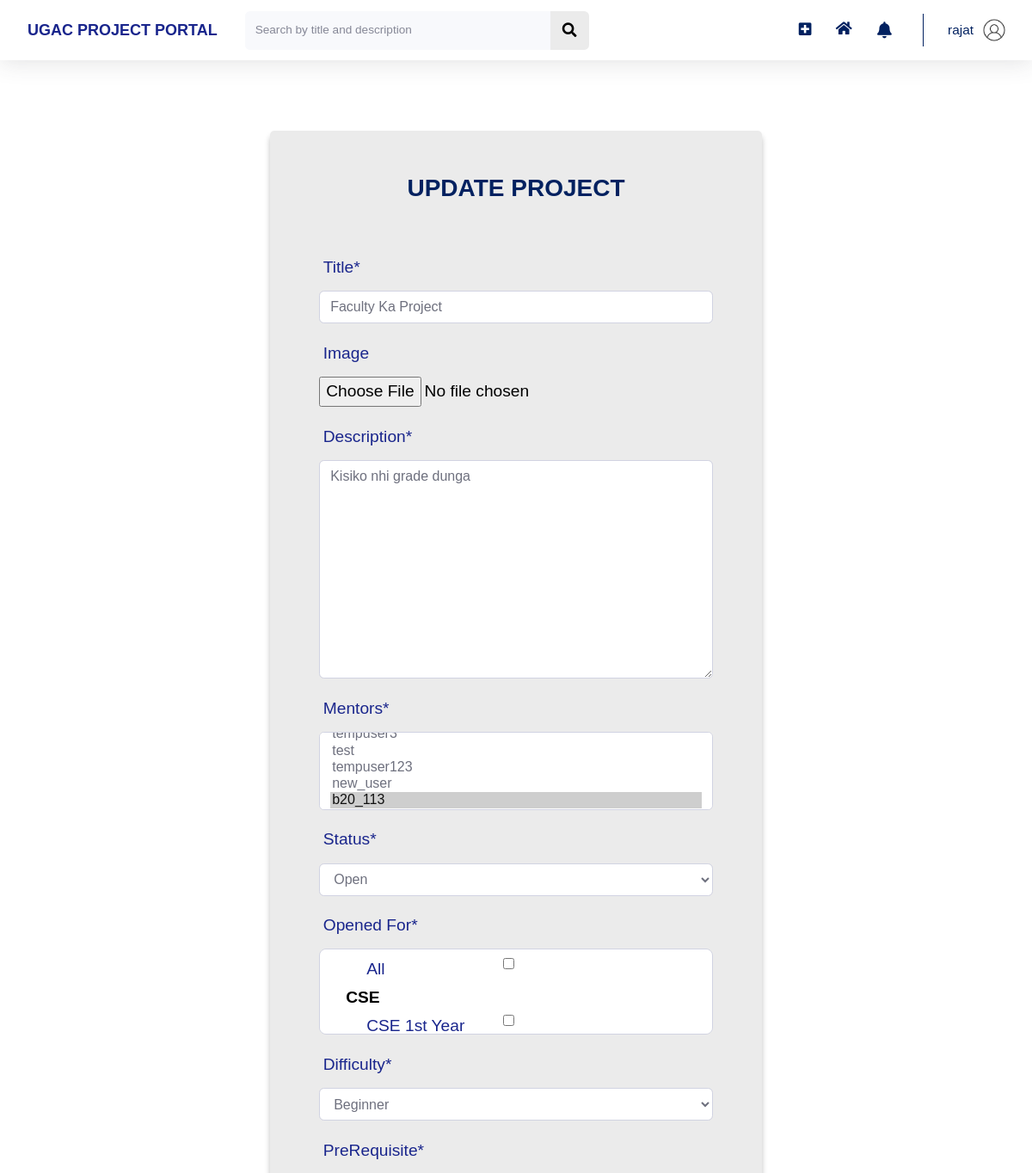
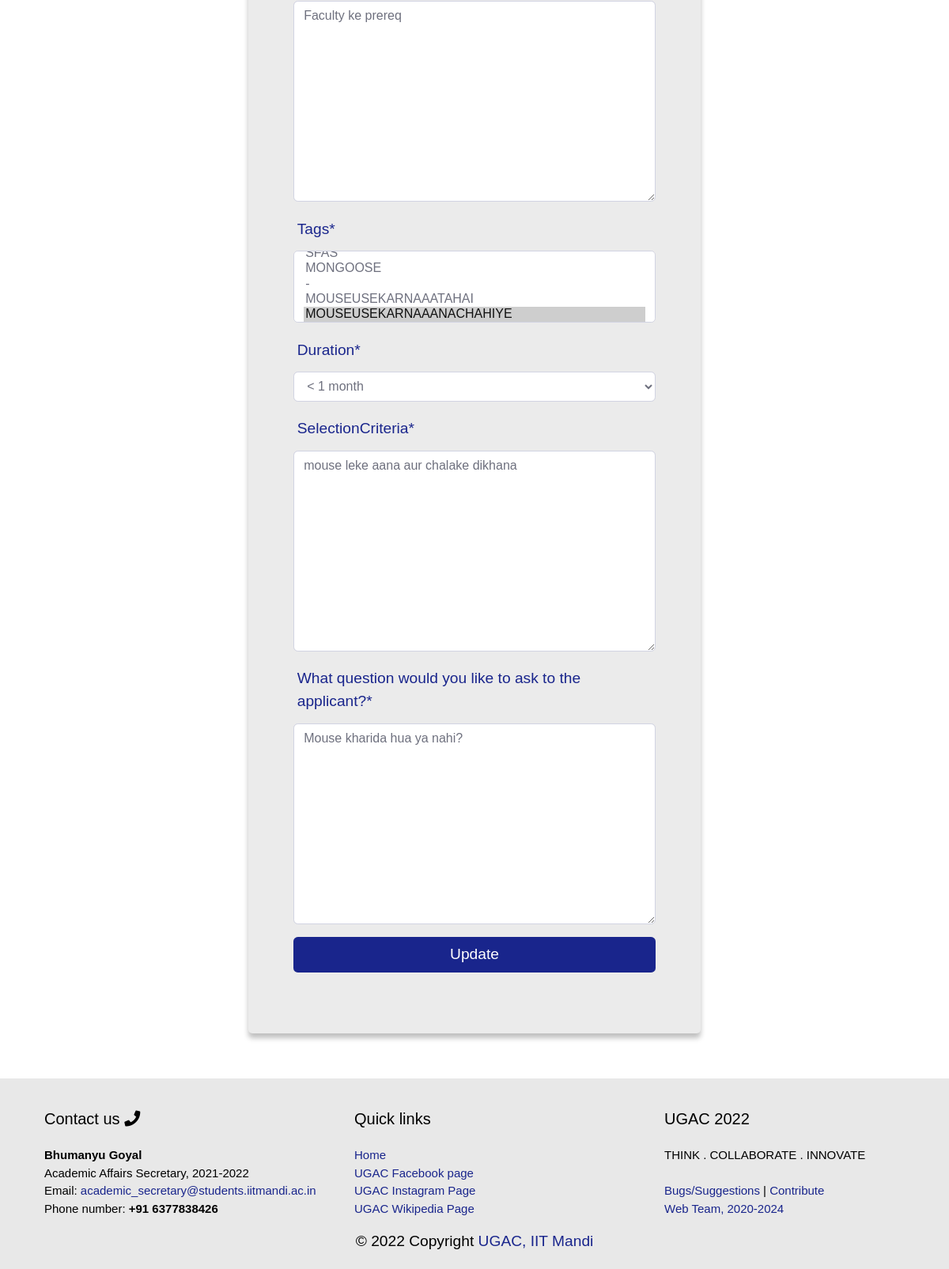
/project/update/?project_id=50 (signed in), run on the app's committed database (2 pictures, top to bottom).
### users/models.py (models this page shows, shortened)
class Profile(models.Model):
    user = models.OneToOneField(User, on_delete=models.CASCADE)
    image = models.ImageField(default = 'default.jpg', upload_to='profile_pics', blank=True, validators=[FileExtensionValidator(allowed_extensions=['png', 'jpg', 'jpeg'])])
    profile_type = models.CharField(max_length=30, choices = YEAR_CHOICES)
    area_of_interest = models.CharField(max_length=100)
    school = models.CharField(max_length=100, choices=SCHOOL_CHOICES)
    rollno = models.CharField(max_length=10)
    year = models.CharField(max_length=30, choices = YEAR_CHOICES)
    branch = models.CharField(max_length=30, choices = BRANCH_CHOICES)
    techskills = models.ManyToManyField(Tag, related_name='techskills')
    starred_projects = models.ManyToManyField(Project, related_name='starred_projects', blank = True)
    liked_projects = models.ManyToManyField(Project, related_name='liked_projects', blank = True)
    cv = models.FileField(upload_to='resumes',validators=[FileExtensionValidator(allowed_extensions=['pdf'])])
    linked_in_link = models.CharField(blank=True, max_length=100)
    portfolio_link = models.CharField(blank=True, max_length=100)
    github_link = models.CharField(blank=True, max_length=100)

### home/models.py (models this page shows, shortened)
class Project(models.Model):
    Title = models.CharField(max_length=100)
    Image = models.ImageField(default = 'images.jpeg', upload_to='project_pics', blank=True, validators=[FileExtensionValidator(allowed_extensions=['png', 'jpg', 'jpeg'])])
    Description = models.TextField()
    FloatedBy = models.ForeignKey(User, on_delete=models.CASCADE,related_name="FloatedBy")
    Mentors = models.ManyToManyField(User,related_name='Mentors')
    Status = models.CharField(max_length=10, choices=STATUS_CHOICES, default='Open')
    OpenedFor = models.CharField(max_length=2000)
    Difficulty = models.CharField(max_length=15, choices=DIFFICULTY_CHOICES, default='Beginner')
    PreRequisite = models.TextField()
    Tags = models.ManyToManyField(Tag, related_name='Tags')
    Duration = models.CharField(max_length=30, choices=DURATION_CHOICES)
    DatePosted = models.DateTimeField(default = timezone.now)
    SelectionCriteria = models.TextField()
    Question = models.TextField()
    AlreadyApplied = models.ManyToManyField(User, related_name='AlreadyApplied', blank = True)
    Likes = models.IntegerField(default=0)

### home/decorators.py (the view)
    def wrap(request, *args, **kwargs):
        if check_user_profile(request.user):
            messages.error(request, 'Please complete your profile first.')
            return redirect(f'/profile/edit?firstLogin=True')
        else:
            return function(request, *args, **kwargs)

### home/forms.py
class ProjectUpdateForm(forms.ModelForm):
    OpenedFor = forms.MultipleChoiceField(
        label="Opened For", choices=OPENED_FOR_CHOICES, required=True,
        widget = forms.CheckboxSelectMultiple(),
    )
    Image = forms.FileField(
        widget = FileInput(),
        required=False
    )
    def __init__(self, *args, **kwargs):
        super(ProjectUpdateForm, self).__init__(*args, **kwargs)
        self.fields['Question'].label = "What question would you like to ask to the applicant?"
    class Meta:
        model = Project
        fields = ['Title', 'Image', 'Description','Mentors','Status','OpenedFor','Difficulty','PreRequisite','Tags','Duration','SelectionCriteria', 'Question']

### home/models.py (called while the page is built)
    def __str__(self):
        return f"{self.Title}"

### home/templates/home/projectUpdate.html (shortened to what this page needs)
{% extends 'home/projectsRegister.html' %}
{% load static %}
{% load crispy_forms_tags %}
{% block customStylesheets %}
<link rel="stylesheet" type="text/css" href="{% static 'home/projectsUpdater.css' %}">
{% endblock customStylesheets %}
{% block content %}
<div>
	<br>
	<br>
	<div class="container" style="width:80%">
		<div class="card-body">
			<form method="POST">
				<h3 class="m-0 font-weight-bold text-primary text-center">UPDATE PROJECT</h3>
				<fieldset>
					{{ project_form|crispy }}
					<div>
						<button class="btn btn-primary btn-user btn-block" type="submit">Update</button>
					</div>
				</fieldset>
			</form>
		</div>
	</div>
	<br>
	<br>
</div>
{% endblock content %}

### home/templates/home/base.html (shortened to what this page needs)
{% load static %}
<!DOCTYPE html>
<html lang="en">
    <head>
        {% block stylesheets %}{% endblock stylesheets %}
        {% block customStylesheets %}{% endblock customStylesheets %}
        {% block ajaxBlock %}
        <link href="https://cdnjs.cloudflare.com/ajax/libs/select2/4.0.3/css/select2.min.css" rel="stylesheet" />
        {% endblock ajaxBlock %}
        <link rel="stylesheet" href="https://pro.fontawesome.com/releases/v5.10.0/css/all.css" />
    </head>
    {% block mainBlock %}
    <body id="page-top">
        <div id="wrapper">
            <div id="content-wrapper" class="d-flex flex-column">
                <div id="content" style="background: white;">
                    <nav class="navbar navbar-expand navbar-light bg-white topbar mb-4 static-top shadow">
                        <div class="sidebar-brand-text mx-3" style="color: #022160; font-size: large; font-weight: bold"> <a href="/home">UGAC PROJECT PORTAL</a></div>
                        <form method="POST" action="{{request.get_full_path}}" class="d-none d-sm-inline-block form-inline mr-auto ml-md-3 my-2 my-md-0 mw-100 navbar-search">
                            <div class="input-group">
                                <input type="text" class="form-control bg-light border-0 small" placeholder="Search by title and description" aria-label="Search" aria-describedby="basic-addon2" name="search">
                                <div class="input-group-append">
                                    <button class="btn btn-primary" type="submit">
                                        <i class="fas fa-search fa-sm"></i>
                                    </button>
                                </div>
                            </div>
                        </form>
                        <ul class="navbar-nav ml-auto">
                            <div class="notif-tooltip">
                                <a class="nav-link" href="/project/new">
                                    <i class="fas fa-plus-square fa-sm fa-fw mr-2 text-gray-400" style="margin-top: 18px;"></i>
                                </a>
                            </div>
                            <div class="notif-tooltip">
                                <a class="nav-link" href="{% url 'home' %}" role="button" style="margin-top: 11px;">
                                    <i class="fas fa-home fa-fw fa-sm mr-2 text-gray-400"></i>
                                </a>
                            </div>
                            <li class="nav-item dropdown no-arrow mx-1">
                                <a class="nav-link dropdown-toggle notif-tooltip" id="alertsDropdown" role="button" data-toggle="dropdown" aria-haspopup="true" aria-expanded="false" style="padding: 8px; width: 41.5px;">
                                    <i class="fas fa-bell fa-fw" style="margin-right: 8px;"></i>
                                </a>
                            </li>
                            <li class="nav-item dropdown no-arrow">
                                <a class="nav-link dropdown-toggle" id="userDropdown" role="button" data-toggle="dropdown" aria-haspopup="true" aria-expanded="false">
                                    <span class="mr-2 d-none d-lg-inline text-gray-600 small">{{user.username}}</span>
                                    <img class="img-profile rounded-circle" src="{{user.profile.image.url}}">
                                </a>
                            </li>
                        </ul>
                    </nav>
                    <div class="container-fluid">
                        {% block content %}{% endblock content %}
                    </div>
                </div>
            </div>
        </div>
         <div id="footer">
            <div class="footer_cards">
                <div class="footer_card">
                    <div class="footer_card_Title">
                        Contact us <i class="fa fa-phone" aria-hidden="true"></i>
                    </div>
                    <div class="footer_card_Details">
                        <b>Bhumanyu Goyal</b>
                        <br>
                        Academic Affairs Secretary, 2021-2022
                        <br>
                        Email: <a href="mailto:academic_secretary@students.iitmandi.ac.in" target="_blank">academic_secretary@students.iitmandi.ac.in</a>
                        <br>
                        Phone number: <b>+91 6377838426</b>
                    </div>
                </div>
                <div class="footer_card">
                    <div class="footer_card_Title">
                        Quick links
                    </div>
                    <div class="footer_card_Details">
                        <a href="">Home</a>
                        <br>
                        <a href="https://www.facebook.com/iitmandi.acadcouncil/" target="_blank">UGAC Facebook page</a>
                        <br>
                        <a href="https://www.instagram.com/iitmandi.acadcouncil/?hl=en" target="_blank">UGAC Instagram Page</a>
                        <br>
                        <a href="https://wiki.iitmandi.co.in/p/UG_Academic_Council" target="_blank">UGAC Wikipedia Page</a>
                    </div>
                </div>
                <div class="footer_card">
                    <div class="footer_card_Title">
                        UGAC <script>document.write(new Date().getFullYear())</script>
                    </div>
                    <div class="footer_card_Details">
                        THINK . COLLABORATE . INNOVATE
                        <br>
                        <br>
                        <a href="https://github.com/naveensaigit/project_portal/issues/new" target="_blank">Bugs/Suggestions</a> |
                        <a href="mailto:academic_secretary@students.iitmandi.ac.in?subject=Request%20to%20contribute%20to%20the%20Project%20Portal&body=Hi,%20I%20would%20like%20to%20contribute%20to%20the%20maintenance%20and%20improvement%20of%20the%20Project%20Portal.%20I%20am%20excited%20to%20work%20as%20a%20*frontend/backend%20developer*%20and%20become%20a%20member%20of%20the%20development%20team.%20The%20following%20information%20shall%20be%20useful%20in%20evaluating%20my%20skills%20and%20considering%20me%20as%20a%20contributor%20My%20motivation%20to%20contribute%20to%20the%20UGAC%20Project%20Portal%20is%20*enter%20your%20reason%20here*.My%20past%20experience%20is%20as%20follows-%20*Links%20of%20relevant%20GitHub%20repositories%20here*My%20Resume%20is%20attached%20herewith%20*Attach%20your%20resume%20with%20this%20email*I%20can%20spend%20*mention%20the%20number%20of%20hours%20you%20can%20spend%20on%20project%20portal%20work%20in%20a%20week*%20in%20a%20week.Thanks%20and%20Regards*Your%20Name**Your%20Roll%20Number*PS:%20Enter%20the%20relevant%20information%20in%20**%20and%20delete%20the%20comments%20before%20sending%20the%20email." target="_blank">Contribute</a>
                        <br><a href="/team" style="align-content: center;" target="_blank">Web Team, 2020-2024</a>
                    </div>
                    </div>
                </div>
            </div>
            <div id="CopyrightAndTeam">
                <div class="vertical-center">
                    <div class="copyright horizontal-center">
                        &copy; <script>document.write(new Date().getFullYear())</script> Copyright <a href="https://wiki.iitmandi.co.in/p/UG_Academic_Council" target="_blank">UGAC, IIT Mandi</a>
                    </div>
                </div>
            </div>
    </body>
    {% endblock mainBlock %}
</html>

### home/static/home/footer.css (style rules this page uses)
.horizontal-center { margin: 0 auto; }
.vertical-center { display: flex; align-items: center; }
#footer { padding: 20px 0px 0px 40px; background-color: #e8e8e8; }
#CopyrightAndTeam { background-color: #e8e8e8; padding-bottom: 20px; }
.footer_card_Title { font-size: 20px; }
.footer_card_Details { margin-top: 20px; font-size: 15px; }
.footer_cards { max-width: 1200px; margin: 0 auto; display: grid; grid-gap: 1rem; }
.footer_card { padding: 1rem; grid-template-columns: repeat(auto-fit, minmax(300px, 1fr)); }
@media (min-width: 600px) { .footer_cards { grid-template-columns: repeat(2, 1fr); } }
@media (min-width: 900px) { .footer_cards { grid-template-columns: repeat(3, 1fr); } }

### home/static/home/projectsUpdater.css (style rules this page uses)
.container { width: 100% !important; max-width: 700px; }
#content > div > div > div > div > form { padding-top: 50px; padding-bottom: 20px; }
label { color: #19258C; }
#content > div > div > div > div > form > fieldset > div:nth-child(13) > button { background-color: #19258C; color: white; }
#div_id_OpenedFor > div { border: 1px solid #d1d3e2; border-radius: 0.5rem; padding: 5px; padding-left: 30px; background-color: white; }

### home/templates/home/base.html (style rules this page uses)
.input-group-prepend .btn, .input-group-append .btn { position: static; z-index: 2; }

### data on the page
Project: Title "Faculty Ka Project", Description "Kisiko nhi grade dunga", Status "Open", OpenedFor "☐ ☐", Difficulty "Beginner", PreRequisite "Faculty ke prereq", Duration "< 1 month", SelectionCriteria "mouse leke aana aur chalake dikhana", Question "Mouse kharida hua ya nahi?"

### other printed values
{{ user.username }} "rajat"
